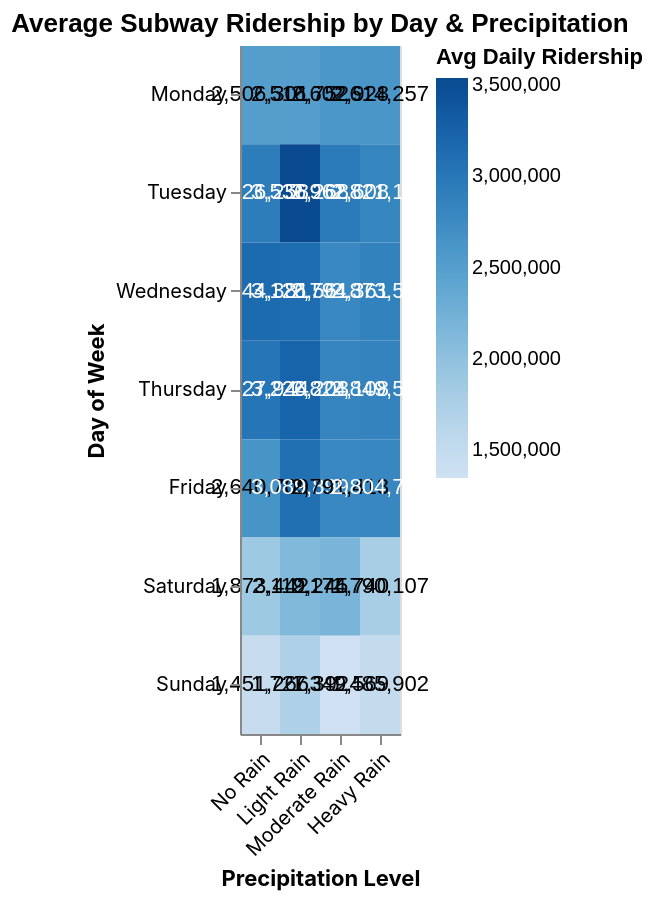

Write a Vega-Lite specification for this figure.
### Vega-Lite specification from a JSON file in a GitHub repository (floating-point values rounded to 4 significant figures)
{"config": {"view": {"continuousWidth": 300, "continuousHeight": 300}, "autosize": {"contains": "padding", "type": "fit"}}, "layer": [{"mark": {"type": "rect"}, "encoding": {"color": {"field": "avg_ridership", "scale": {"domain": [1350000.0, 3536000.0], "scheme": "blues"}, "title": "Avg Daily Ridership", "type": "quantitative"}, "tooltip": [{"field": "day_of_week", "title": "Day", "type": "ordinal"}, {"field": "precipitation_level", "title": "Precipitation", "type": "ordinal"}, {"field": "avg_ridership", "format": ",.0f", "title": "Avg Ridership", "type": "quantitative"}], "x": {"axis": {"labelAngle": -45, "labelFont": "SF Pro Display, SF Pro Icons, Helvetica Neue, Helvetica, Arial, sans-serif", "titleFont": "SF Pro Display, SF Pro Icons, Helvetica Neue, Helvetica, Arial, sans-serif"}, "field": "precipitation_level", "sort": ["No Rain", "Light Rain", "Moderate Rain", "Heavy Rain"], "title": "Precipitation Level", "type": "ordinal"}, "y": {"axis": {"labelFont": "SF Pro Display, SF Pro Icons, Helvetica Neue, Helvetica, Arial, sans-serif", "titleFont": "SF Pro Display, SF Pro Icons, Helvetica Neue, Helvetica, Arial, sans-serif"}, "field": "day_of_week", "scale": {"domain": ["Monday", "Tuesday", "Wednesday", "Thursday", "Friday", "Saturday", "Sunday"]}, "sort": null, "title": "Day of Week", "type": "nominal"}}}, {"mark": {"type": "text", "baseline": "middle"}, "encoding": {"color": {"condition": {"test": "(datum.avg_ridership > 2792886.6684210524)", "value": "white"}, "value": "black"}, "text": {"field": "avg_ridership", "format": ",.0f", "type": "quantitative"}, "x": {"field": "precipitation_level", "sort": ["No Rain", "Light Rain", "Moderate Rain", "Heavy Rain"], "type": "ordinal"}, "y": {"field": "day_of_week", "scale": {"domain": ["Monday", "Tuesday", "Wednesday", "Thursday", "Friday", "Saturday", "Sunday"]}, "sort": null, "type": "nominal"}}}], "data": {"name": "data-5ff8570cec8b37f33f8ea2f184db134d"}, "height": 450, "title": "Average Subway Ridership by Day & Precipitation", "width": "container", "$schema": "https://vega.github.io/schema/vega-lite/v6.1.0.json", "datasets": {"data-5ff8570cec8b37f33f8ea2f184db134d": [{"day_of_week": "Monday", "precipitation_level": "No Rain", "avg_ridership": 2506000.0}, {"day_of_week": "Monday", "precipitation_level": "Light Rain", "avg_ridership": 2517000.0}, {"day_of_week": "Monday", "precipitation_level": "Moderate Rain", "avg_ridership": 2603000.0}, {"day_of_week": "Monday", "precipitation_level": "Heavy Rain", "avg_ridership": 2614000.0}, {"day_of_week": "Tuesday", "precipitation_level": "No Rain", "avg_ridership": 2926000.0}, {"day_of_week": "Tuesday", "precipitation_level": "Light Rain", "avg_ridership": 3536000.0}, {"day_of_week": "Tuesday", "precipitation_level": "Moderate Rain", "avg_ridership": 2963000.0}, {"day_of_week": "Tuesday", "precipitation_level": "Heavy Rain", "avg_ridership": 2821000.0}, {"day_of_week": "Wednesday", "precipitation_level": "No Rain", "avg_ridership": 3144000.0}, {"day_of_week": "Wednesday", "precipitation_level": "Light Rain", "avg_ridership": 3127000.0}, {"day_of_week": "Wednesday", "precipitation_level": "Moderate Rain", "avg_ridership": 2794000.0}, {"day_of_week": "Wednesday", "precipitation_level": "Heavy Rain", "avg_ridership": 2874000.0}, {"day_of_week": "Thursday", "precipitation_level": "No Rain", "avg_ridership": 3028000.0}, {"day_of_week": "Thursday", "precipitation_level": "Light Rain", "avg_ridership": 3226000.0}, {"day_of_week": "Thursday", "precipitation_level": "Moderate Rain", "avg_ridership": 2824000.0}, {"day_of_week": "Thursday", "precipitation_level": "Heavy Rain", "avg_ridership": 2850000.0}, {"day_of_week": "Friday", "precipitation_level": "No Rain", "avg_ridership": 2641000.0}, {"day_of_week": "Friday", "precipitation_level": "Light Rain", "avg_ridership": 3090000.0}, {"day_of_week": "Friday", "precipitation_level": "Moderate Rain", "avg_ridership": 2791000.0}, {"day_of_week": "Friday", "precipitation_level": "Heavy Rain", "avg_ridership": 2805000.0}, {"day_of_week": "Saturday", "precipitation_level": "No Rain", "avg_ridership": 1873000.0}, {"day_of_week": "Saturday", "precipitation_level": "Light Rain", "avg_ridership": 2119000.0}, {"day_of_week": "Saturday", "precipitation_level": "Moderate Rain", "avg_ridership": 2175000.0}, {"day_of_week": "Saturday", "precipitation_level": "Heavy Rain", "avg_ridership": 1790000.0}, {"day_of_week": "Sunday", "precipitation_level": "No Rain", "avg_ridership": 1451000.0}, {"day_of_week": "Sunday", "precipitation_level": "Light Rain", "avg_ridership": 1727000.0}, {"day_of_week": "Sunday", "precipitation_level": "Moderate Rain", "avg_ridership": 1350000.0}, {"day_of_week": "Sunday", "precipitation_level": "Heavy Rain", "avg_ridership": 1486000.0}]}}
